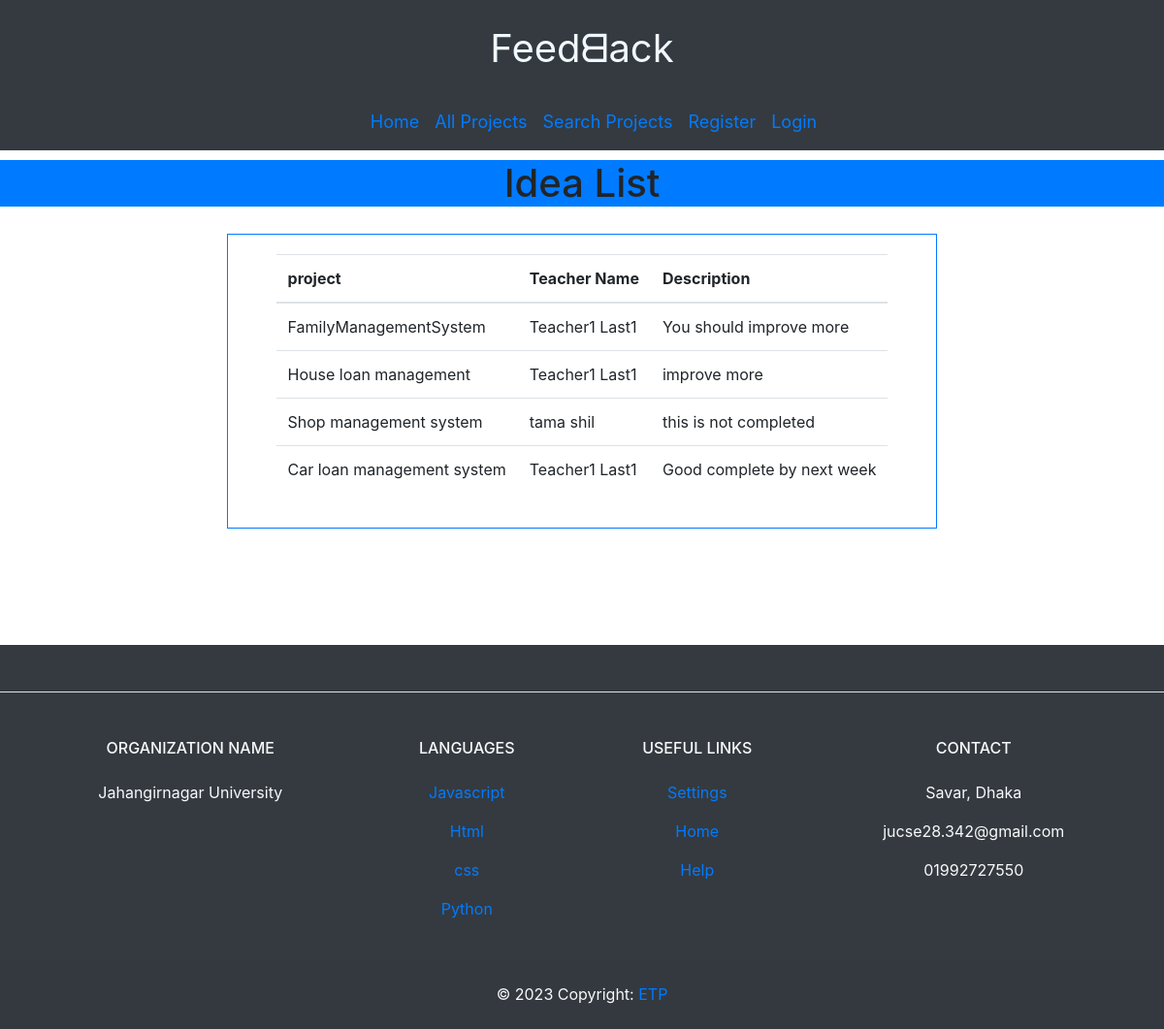
Screenshot of /idea_list/ with the database file from the repository.
### Backend_Management_App/models.py (models this page shows)
class Idea(models.Model):
    project = models.ForeignKey(Project, on_delete=models.CASCADE, related_name='ideas')
    teacher = models.ForeignKey(User, on_delete=models.CASCADE, related_name='ideas')
    description = models.TextField()
    created_at = models.DateTimeField(auto_now_add=True)
    updated_at = models.DateTimeField(auto_now=True)

class Project(models.Model):
    name = models.CharField(max_length=255)
    short_name = models.CharField(max_length=50, unique=True)
    description = models.TextField()
    file = models.FileField(upload_to='projects')
    approved = models.BooleanField(default=False)
    status_data = ((1, "APPROVED"), (2, "REJECTED"), (0, "PENDING"))
    status = models.CharField(default=0, choices=status_data, max_length=20)
    teacher = models.ForeignKey(User, on_delete=models.CASCADE, related_name='projects', null=True , limit_choices_to={'is_teacher': True})
    students = models.ForeignKey(User, on_delete=models.CASCADE, related_name='student_projects', blank=True)
    created_at = models.DateTimeField(auto_now_add=True)
    updated_at = models.DateTimeField(auto_now=True)

class User(AbstractUser):
    USER_TYPE_CHOICES = (
        ('teacher', 'Teacher'),
        ('student', 'Student'),
    )
    user_type = models.CharField(
        max_length=10,
        choices=USER_TYPE_CHOICES,
        blank=True,
        null=True,
    )
    groups = models.ManyToManyField(
        Group,
        verbose_name=_('groups'),
        blank=True,
        related_name='backend_management_users_groups',
        related_query_name='user',
        help_text=_('The groups this user belongs to. A user will get all permissions '
                    'granted to each of their groups.'),
    )
    user_permissions = models.ManyToManyField(
        Permission,
        verbose_name=_('user permissions'),
        blank=True,
        related_name='backend_management_users_permissions',
        related_query_name='user',
        help_text=_('Specific permissions for this user.'),
    )

### Backend_Management_App/views.py (the view)
# urls.py: path('idea_list/', IdeaListView.as_view(), name='idea_list'),
class IdeaListView(ListView):
    model = Idea
    template_name = 'idea_list.html'
    context_object_name = 'ideas'

### templates/idea_list.html (shortened to what this page needs)
{% extends 'base.html' %}
{% block content %}
  <h1 class="text-center bg-primary">Idea List</h1>
  <div class="card-body" >
      <div class="row justify-content-md-center ">
        <div class="col-md-auto border border-primary" style="padding: 20px 50px ">
          <table class="table">
            <thead>
              <tr>
                <th>project</th>
                <th>Teacher Name</th>
                <th>Description</th>
              </tr>
            </thead>
          {% for idea in ideas %}
            <tr>
              <td>{{ idea.project.name }}</td>
              <td>{{ idea.teacher.get_full_name }}</td>
              <td>{{ idea.description }}</td>
            </tr>
          {% empty %}
            <li>No ideas found.</li>
          {% endfor %}
        </table>
        </div>
      </div>
    </div>
{% endblock %}

### rows the page displays
Idea: project.name "FamilyManagementSystem", teacher.get_full_name "Teacher1 Last1", description "You should improve more"
Idea: project.name "House loan management", teacher.get_full_name "Teacher1 Last1", description "improve more"
Idea: project.name "Shop management system", teacher.get_full_name "tama shil", description "this is not completed"
Idea: project.name "Car loan management system", teacher.get_full_name "Teacher1 Last1", description "Good complete by next week"
